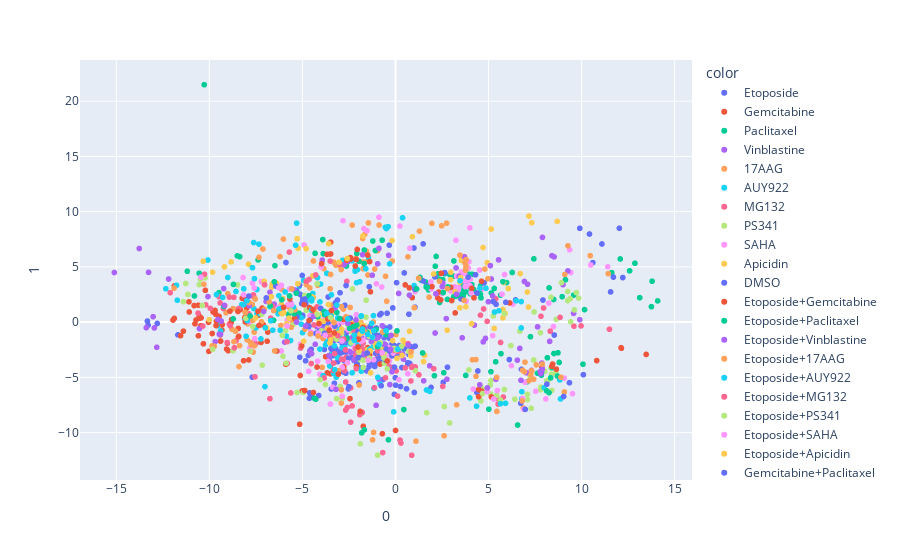

The code cell stored with this chart in its notebook:
### Code cell
import plotly.express as px
import plotly.graph_objects as go
fig = px.scatter(visualization_data, x=0, y=1, color=visualization_label)


fig.show()
